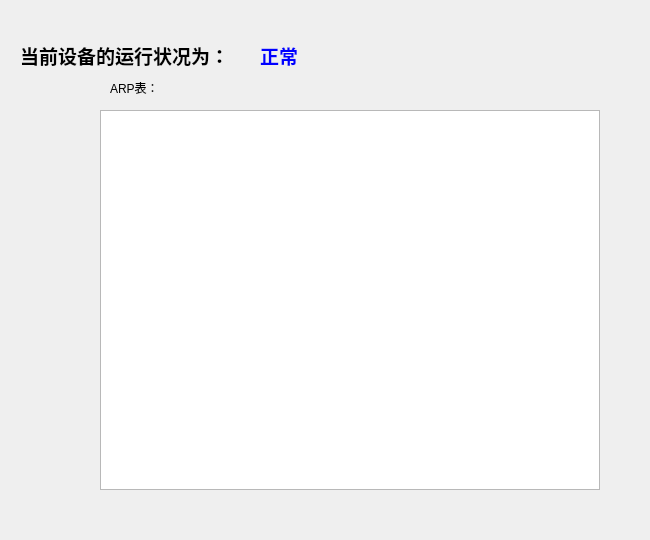
<?xml version="1.0" encoding="UTF-8"?>
<ui version="4.0">
 <class>arp</class>
 <widget class="QWidget" name="arp">
  <property name="geometry">
   <rect>
    <x>0</x>
    <y>0</y>
    <width>650</width>
    <height>540</height>
   </rect>
  </property>
  <property name="windowTitle">
   <string>Form</string>
  </property>
  <widget class="QLabel" name="label">
   <property name="geometry">
    <rect>
     <x>20</x>
     <y>20</y>
     <width>221</width>
     <height>71</height>
    </rect>
   </property>
   <property name="font">
    <font>
     <family>微软雅黑</family>
     <pointsize>14</pointsize>
     <weight>75</weight>
     <bold>true</bold>
    </font>
   </property>
   <property name="text">
    <string>当前设备的运行状况为：</string>
   </property>
  </widget>
  <widget class="QLabel" name="status_label">
   <property name="geometry">
    <rect>
     <x>260</x>
     <y>40</y>
     <width>71</width>
     <height>31</height>
    </rect>
   </property>
   <property name="palette">
    <palette>
     <active>
      <colorrole role="WindowText">
       <brush brushstyle="SolidPattern">
        <color alpha="255">
         <red>0</red>
         <green>0</green>
         <blue>255</blue>
        </color>
       </brush>
      </colorrole>
     </active>
     <inactive>
      <colorrole role="WindowText">
       <brush brushstyle="SolidPattern">
        <color alpha="255">
         <red>0</red>
         <green>0</green>
         <blue>255</blue>
        </color>
       </brush>
      </colorrole>
     </inactive>
     <disabled>
      <colorrole role="WindowText">
       <brush brushstyle="SolidPattern">
        <color alpha="255">
         <red>120</red>
         <green>120</green>
         <blue>120</blue>
        </color>
       </brush>
      </colorrole>
     </disabled>
    </palette>
   </property>
   <property name="font">
    <font>
     <family>微软雅黑</family>
     <pointsize>14</pointsize>
     <weight>75</weight>
     <bold>true</bold>
    </font>
   </property>
   <property name="contextMenuPolicy">
    <enum>Qt::DefaultContextMenu</enum>
   </property>
   <property name="text">
    <string>正常</string>
   </property>
  </widget>
  <widget class="QTableView" name="arp_table">
   <property name="geometry">
    <rect>
     <x>100</x>
     <y>110</y>
     <width>500</width>
     <height>380</height>
    </rect>
   </property>
  </widget>
  <widget class="QLabel" name="ARP">
   <property name="geometry">
    <rect>
     <x>110</x>
     <y>80</y>
     <width>54</width>
     <height>16</height>
    </rect>
   </property>
   <property name="text">
    <string>ARP表：</string>
   </property>
  </widget>
 </widget>
 <resources/>
 <connections/>
</ui>
